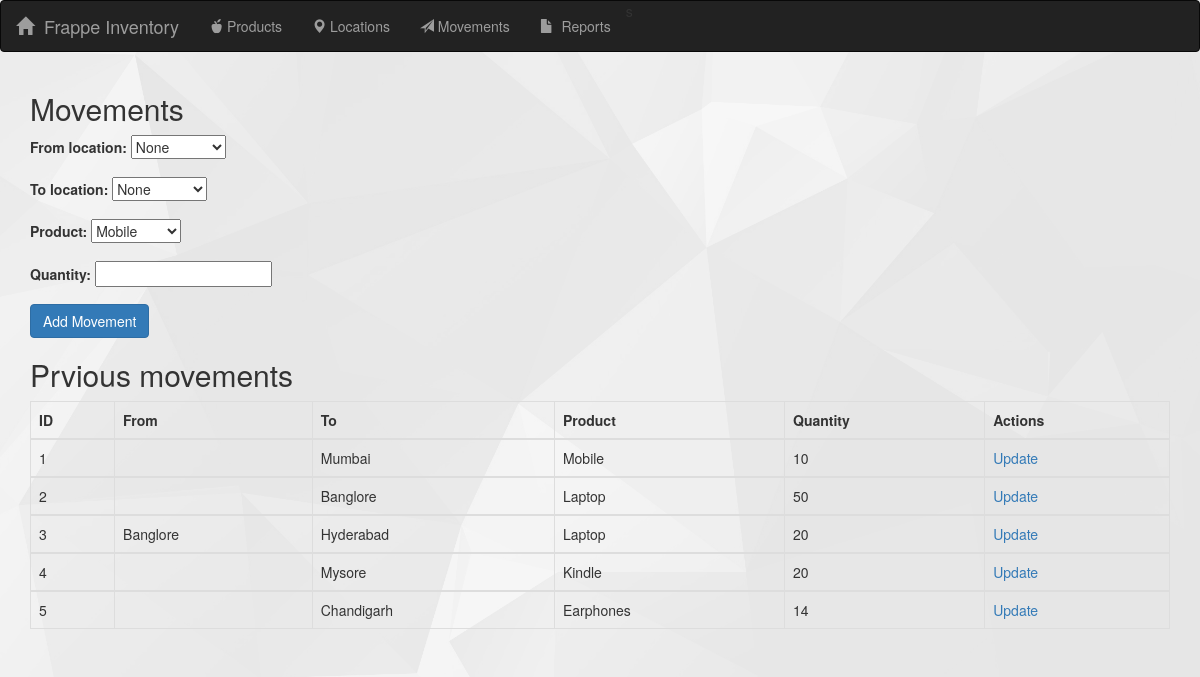
Page /movements on the earlier database version.
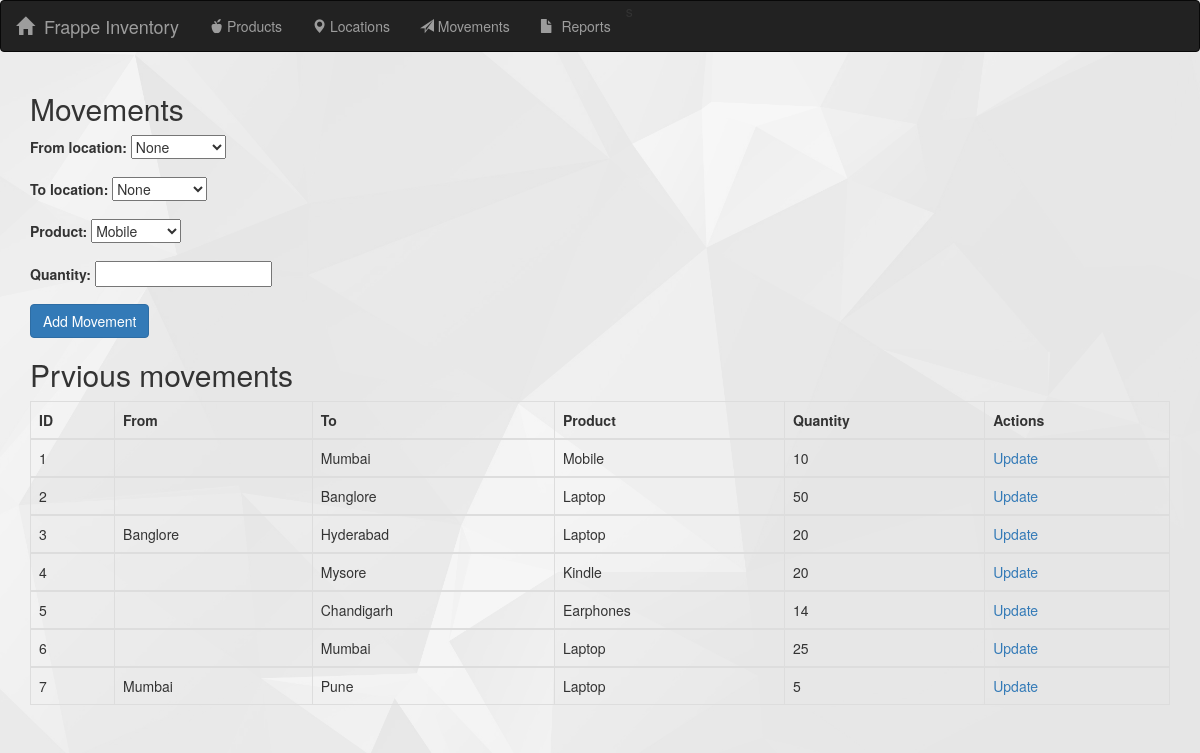
Same page on the later database version.
### app.py (models this page shows, shortened)
class Movement(db.Model):
    movement_id= db.Column(db.Integer,primary_key=True)
    product_id= db.Column(db.Integer,db.ForeignKey('product.id'))
    product = db.relationship("Product")
    to_location_id = db.Column(db.Integer,db.ForeignKey('location.id'))
    to_location =   db.relationship("Location",primaryjoin=to_location_id==Location.id)
    from_location_id = db.Column(db.Integer,db.ForeignKey('location.id'))
    from_location = db.relationship("Location",primaryjoin=from_location_id==Location.id)
    quantity = db.Column(db.Integer)

class Location(db.Model):
    __tablename__ = 'location'
    id = db.Column(db.Integer,primary_key=True)
    name= db.Column(db.String(50),nullable=False)

class Product(db.Model):
    __tablename__ = 'product'
    id = db.Column(db.Integer,primary_key=True)
    name = db.Column(db.String(50),nullable=False)

### app.py (the view, shortened to what this page needs)
@app.route('/movements',methods=["GET","POST"])
def movements():
    if request.method == "GET":
        products = Product.query.all()
        locations = Location.query.all()
        movements = Movement.query.all()
        return render_template('movements.html',products=products,locations=locations,movements=movements)

### templates/movements.html (shortened to what this page needs)
{% extends 'index.html' %}
{% block content %}
<div class="container">
  <h2>Movements</h2>
  <form action="/movements" method="post">
    <div class="form-group">
        <label for="from-location">From location:</label>
        <select name="from-location" id="from-location" >
            <option value="none">None</option>
        </select>
    </div>
    <div class="form-group">
        <label for="to-location">To location:</label>
        <select name="to-location" id="to-location" >
            <option value="none">None</option>
        </select>
    </div>
    <div class="form-group">
        <label for="product">Product:</label>
        <select name="product" id="product" required>
            {% for product in products %}
            <option value="{{product.id}}">{{product.name}}</option>
            {% endfor %}
        </select>
    </div>
    <div class="form-group">
        <label for="quantity">Quantity:</label>
        <input type="number" name="quantity" id="quantity" min="1" required>
    </div>
    <button type="submit" class="btn btn-primary">Add Movement</button>
  </form>
    {% if movements|length < 1%}
        <h4>No movements yet</h4>
    {% else %}
            <h2>
                Prvious movements
            </h2>
            <table class="table table-bordered table-hover">
            <thead>
                <tr>
                <th>ID</th>
                <th>From</th>
                <th>To</th>
                <th>Product</th>
                <th>Quantity</th>
                <th>Actions</th>
                </tr>
            </thead>
            {% for movement in movements %}
            <tbody>
                <tr>
                    <td>{{movement.movement_id}}</td>
                    <td>{{movement.from_location.name}}</td>
                    <td>{{movement.to_location.name}}</td>
                    <td>{{movement.product.name}}</td>
                    <td>{{movement.quantity}}</td>
                    <td>
                        <a href="/movements/{{movement.movement_id}}/update">Update</a>
                    </td>
                </tr>
                {% endfor %}
            </tbody>
            </table>
 </div>
{% endif %}
{% endblock %}

### templates/index.html (shortened to what this page needs)
<!DOCTYPE html>
<html lang="en">
  <head>
    <link rel="stylesheet" href="https://maxcdn.bootstrapcdn.com/bootstrap/3.4.1/css/bootstrap.min.css">
  </head>
  <body>
    <nav class="navbar navbar-inverse">
      <div class="container-fluid">
        <div class="navbar-header">
          <a class="navbar-brand" href="/"><span class="glyphicon glyphicon-home"></span>&nbsp; Frappe Inventory</a>
        </div>s
        <ul class="nav navbar-nav">
          <li><a href ="/products"><span class="glyphicon glyphicon-apple"></span>&nbsp;Products</a></li>
         <li><a href ="/locations"><span class="glyphicon glyphicon-map-marker"></span>&nbsp;Locations</a></li>
         <li><a href ="/movements"><span class="glyphicon glyphicon-send"></span>&nbsp;Movements</a></li>
         <li><a href="/report"><span class="glyphicon glyphicon-file" ></span>&nbsp; Reports</a></li>
        </ul>
      </div>
    </nav>
    {% block content %}
    {% endblock %}
  </body>
</html>

### templates/index.html (style rules this page uses)
body { background-image: url(../static/background.png); height: 100vh; background-size: cover; background-position: center; }

Differences in the rows shown:
added Movement: movement_id "6", to_location.name "Mumbai", product.name "Laptop", quantity "25"
added Movement: movement_id "7", from_location.name "Mumbai", to_location.name "Pune", product.name "Laptop", quantity "5"
